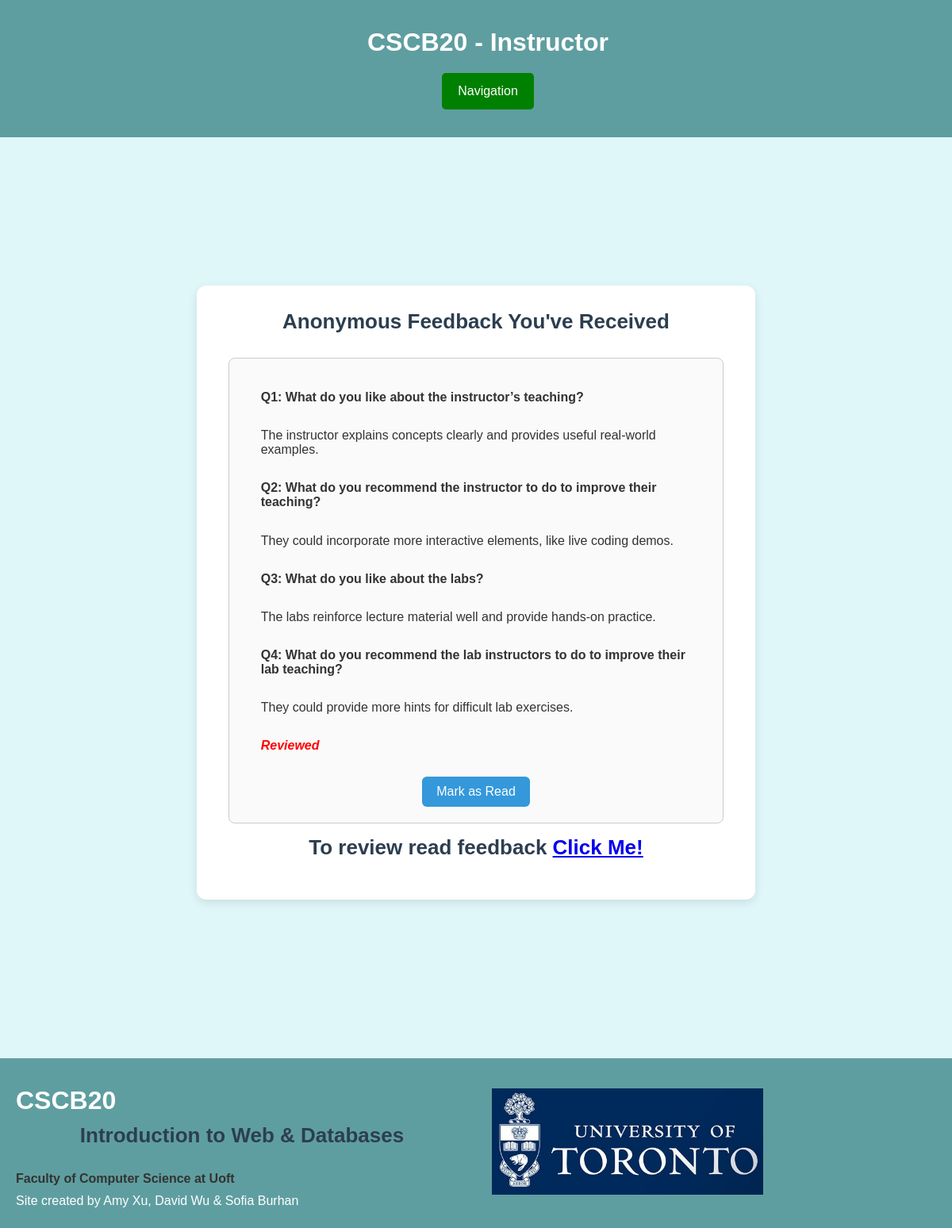
Page /instructor/readfeedback (signed in) on the committed database.
### app.py (models this page shows, shortened)
class Feedback(db.Model):
    id = db.Column(db.Integer, primary_key=True)
    instructor_id = db.Column(db.Integer, db.ForeignKey('account.id'), nullable=False)
    question1 = db.Column(db.Text, nullable=False)
    question2 = db.Column(db.Text, nullable=False)
    question3 = db.Column(db.Text, nullable=False)
    question4 = db.Column(db.Text, nullable=False)
    reviewed = db.Column(db.Boolean, default=False)

### app.py (the view)
@app.route("/instructor/readfeedback")
def instructor_readfeedback():
    if 'user' not in session:
        flash("User not logged in", "danger")
        return redirect(url_for('login'))
    user = session.get('user')
    instructor_id = user['id']
    feedback = Feedback.query.filter_by(instructor_id=instructor_id).all()
    return render_template("instructor/feedback.html", username=user['username'], accType=user['accType'], feedback=feedback)

### templates/instructor/feedback.html (shortened to what this page needs)
<!DOCTYPE html>
<html lang="en">
<head>
    <link rel="stylesheet" href="../static/css/index.css">
    <link rel="stylesheet" href="../static/css/feedback.css">
    {% extends "templatehome.html" %}
    {% block content %}
    <section class="main">
        <h2>Anonymous Feedback You've Received</h2>
        {% set show_feedback = 0 %}
        {% if feedback %}
            {% for fb in feedback %}
                {% if fb.reviewed %}
                    {% set show_feedback = 1 %}
                    <div class="feedback-block" style="border: 1px solid #ccc; padding: 10px; margin-bottom: 15px;">
                        <p><strong>Q1: What do you like about the instructor’s teaching?</strong></p>
                        <p>{{ fb.question1 }}<br></p>
                        <p><strong>Q2: What do you recommend the instructor to do to improve their teaching?</strong></p>
                        <p>{{ fb.question2 }}<br></p>
                        <p><strong>Q3: What do you like about the labs?</strong></p>
                        <p>{{ fb.question3 }}<br></p>
                        <p><strong>Q4: What do you recommend the lab instructors to do to improve their lab teaching?</strong></p>
                        <p>{{ fb.question4 }}<br></p>
                        <p style="color: red;"><em>Reviewed</em></p>
                        <form action="{{ url_for('read') }}" method="post">
                            <div class="center">
                                <button type="submit" id="submit">Mark as Read</button>
                            </div>
                        </form>
                    </div>
                {% endif %}
            {% endfor %}
            {% else %}
                <p class="nofeedback">No feedback has been submitted to you yet!</p>
            {% endif %}
          <div>
            <h2>To review read feedback <a href="{{ url_for('instructor_readfeedback') }}">Click Me!</a></h2>
          </div>
    </section>
    {% endblock %}

### static/css/index.css (style rules this page uses)
body { display: flex; flex-direction: column; font-family: Arial, sans-serif; margin: 0; padding: 0; box-sizing: border-box; background-color: #E0F7FA; color: #333333; align-items: center; }
section.main { background-color: white; padding: 15px; text-align: left; box-shadow: 0px 4px 6px rgba(0, 0, 0, 0.2); position: relative; align-items: center; margin: 5%; margin-top: 0%; margin-left: 40px; margin-right: 40px; }
.main { opacity: 0; transform: translateY(50px); animation: slideUp 0.8s ease-out forwards; }
.main:nth-of-type(1) { animation-delay: 0.3s; }
div { margin: 10px; }
h1,h2,h3,h4,h5,p { margin-top: 10px; }
.center { float: center; }

### static/css/feedback.css (style rules this page uses)
body { font-family: 'Segoe UI', Tahoma, Geneva, Verdana, sans-serif; background-color: #f4f6f8; color: #333; margin: 0; padding: 0; }
section.main { max-width: 800px; margin: 40px auto; padding: 20px; background-color: #fff; border-radius: 12px; box-shadow: 0 4px 12px rgba(0, 0, 0, 0.1); }
h2 { text-align: center; color: #2c3e50; font-size: 26px; margin-bottom: 30px; }
.feedback-block { background-color: #fafafa; border-left: 6px solid #3498db; border-radius: 8px; padding: 20px; margin-bottom: 20px; transition: box-shadow 0.3s ease; margin: 3%; }
.feedback-block p { margin: 5%; font-size: 16px; }
.feedback-block em { font-weight: bold; }
button#submit { background-color: #3498db; color: white; border: none; padding: 10px 18px; font-size: 16px; border-radius: 6px; cursor: pointer; transition: background-color 0.3s ease; }
.center { display: flex; justify-content: center; align-items: center; margin-top: 10px; }

### static/css/template.css (style rules this page uses)
* { margin: 0; }
body { display: flex; flex-direction: column; font-family: Arial, sans-serif; margin: 0; padding: 0; box-sizing: border-box; background-color: #E0F7FA; color: #333333; align-items: center; }

### rows in the picture
Feedback: question1 "The instructor explains concepts clearly and provides useful real-world examples.", question2 "They could incorporate more interactive elements, like live coding demos.", question3 "The labs reinforce lecture material well and provide hands-on practice.", question4 "They could provide more hints for difficult lab exercises."
